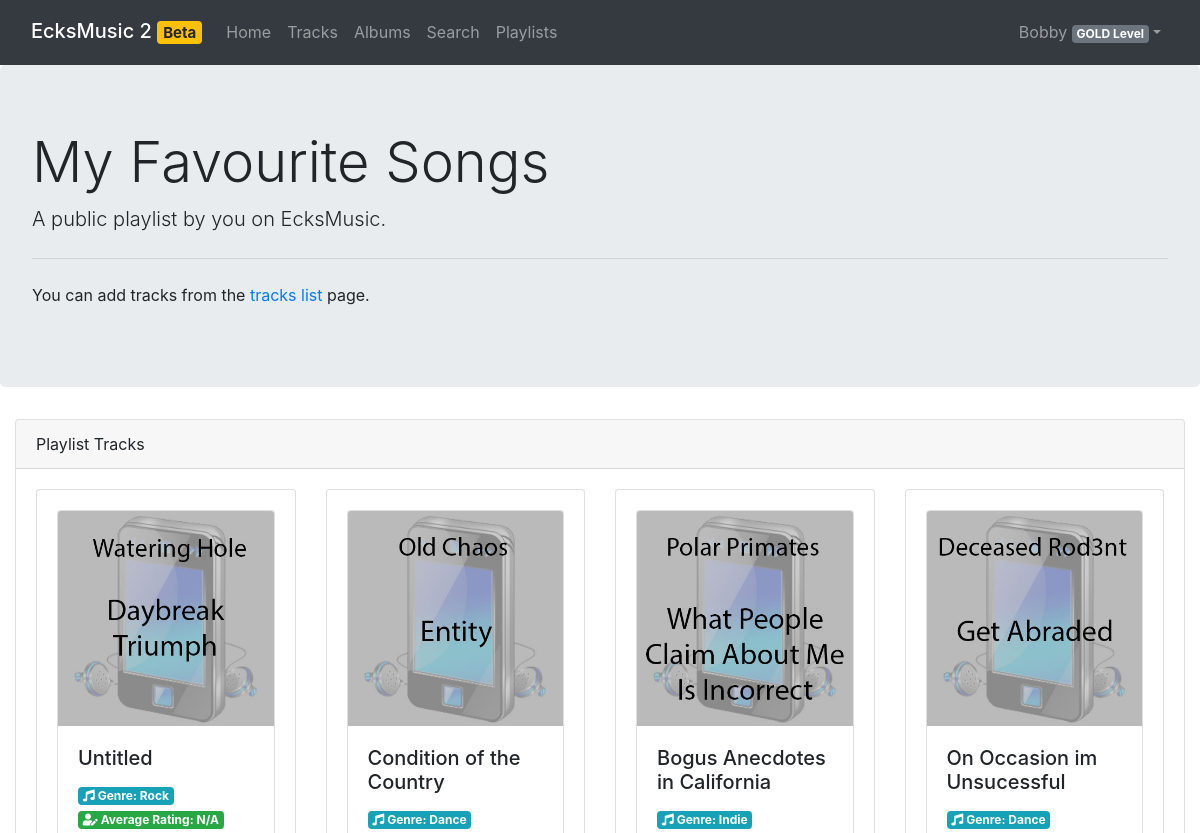
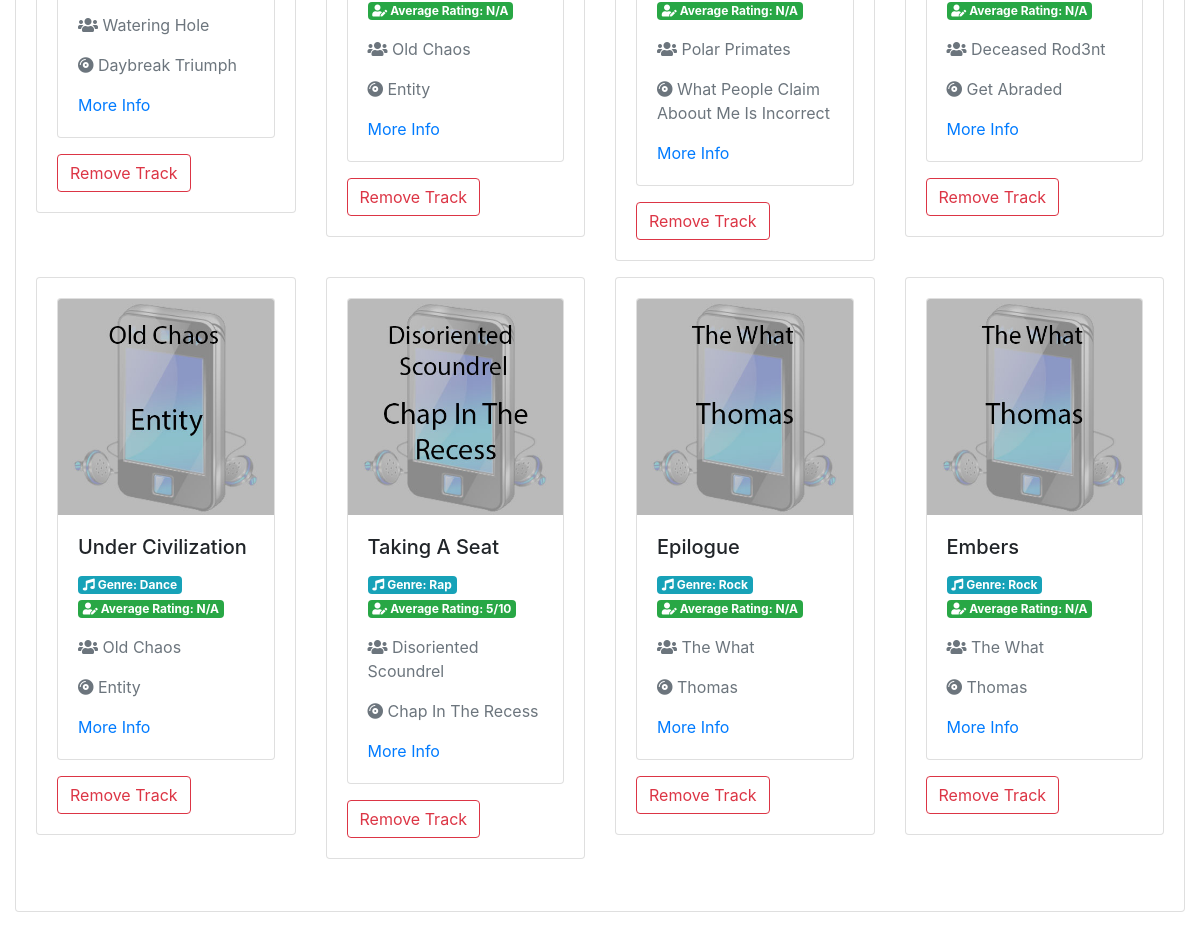
Page /pages/playlist_info.php?id=61 (signed in) on the committed database (2 pictures, top to bottom).
### tables this page shows
CREATE TABLE `users` (
  `id` int(11) NOT NULL,
  `username` varchar(45) NOT NULL,
  `password` varchar(255) NOT NULL,
  `offer_id` int(11) NOT NULL,
  PRIMARY KEY (`id`),
  UNIQUE KEY `id_UNIQUE` (`id`),
  UNIQUE KEY `username_UNIQUE` (`username`),
  KEY `offer_id_idx` (`offer_id`),
  CONSTRAINT `offer_id` FOREIGN KEY (`offer_id`) REFERENCES `offers` (`offer_id`) ON DELETE NO ACTION ON UPDATE NO ACTION
);

CREATE TABLE `playlists` (
  `playlist_id` int(11) NOT NULL AUTO_INCREMENT,
  `owner_id` int(11) NOT NULL,
  `playlist_name` varchar(255) DEFAULT NULL,
  `public` tinyint(4) NOT NULL DEFAULT 0,
  PRIMARY KEY (`playlist_id`),
  KEY `playlist_owner_idx` (`owner_id`),
  CONSTRAINT `playlist_owner` FOREIGN KEY (`owner_id`) REFERENCES `users` (`id`) ON DELETE NO ACTION ON UPDATE NO ACTION
);

CREATE TABLE `playlist_entries` (
  `entry_id` int(11) NOT NULL AUTO_INCREMENT,
  `playlist_id` int(11) NOT NULL,
  `track_id` int(11) NOT NULL,
  PRIMARY KEY (`entry_id`),
  KEY `playlist_idx` (`playlist_id`),
  KEY `track_instance_idx` (`track_id`),
  CONSTRAINT `parent_playlist` FOREIGN KEY (`playlist_id`) REFERENCES `playlists` (`playlist_id`) ON DELETE NO ACTION ON UPDATE NO ACTION,
  CONSTRAINT `track_instance` FOREIGN KEY (`track_id`) REFERENCES `tracks` (`track_id`) ON DELETE NO ACTION ON UPDATE NO ACTION
);

CREATE TABLE `tracks` (
  `track_id` int(11) NOT NULL,
  `artist_id` int(11) DEFAULT NULL,
  `album_id` int(11) DEFAULT NULL,
  `track_name` varchar(255) DEFAULT NULL,
  `description` varchar(255) DEFAULT NULL,
  `image` varchar(255) DEFAULT NULL,
  `thumbnail` varchar(255) DEFAULT NULL,
  `sample` varchar(255) DEFAULT NULL,
  `genre` varchar(225) DEFAULT NULL,
  PRIMARY KEY (`track_id`),
  KEY `artist_idx` (`artist_id`),
  KEY `album_idx` (`album_id`),
  CONSTRAINT `album` FOREIGN KEY (`album_id`) REFERENCES `albums` (`album_id`) ON DELETE NO ACTION ON UPDATE NO ACTION,
  CONSTRAINT `artist` FOREIGN KEY (`artist_id`) REFERENCES `artists` (`artist_id`) ON DELETE NO ACTION ON UPDATE NO ACTION
);

CREATE TABLE `artists` (
  `artist_id` int(11) NOT NULL AUTO_INCREMENT,
  `artist_name` varchar(60) NOT NULL,
  PRIMARY KEY (`artist_id`),
  UNIQUE KEY `artist_name_UNIQUE` (`artist_name`)
);

CREATE TABLE `albums` (
  `album_id` int(11) NOT NULL AUTO_INCREMENT,
  `artist_id` int(11) NOT NULL,
  `album_name` varchar(60) NOT NULL,
  PRIMARY KEY (`album_id`),
  UNIQUE KEY `album_id_UNIQUE` (`artist_id`),
  UNIQUE KEY `album_name_UNIQUE` (`album_name`),
  CONSTRAINT `artist_id` FOREIGN KEY (`artist_id`) REFERENCES `artists` (`artist_id`) ON DELETE NO ACTION ON UPDATE NO ACTION
);

### src/php/reviews.php (called while the page is built, shortened)
<?php
require_once 'auth.php';
require_once 'music.php';
class Reviews {
  private static function rowToReview($Row) {
    return new Review(
      $Row['review_id'],
      $Row['author_id'],
      $Row['username'],
      $Row['track_id'],
      $Row['rating'],
      $Row['review']
    );
  }
  public static function getForTrack(int $TrackId): array {
    global $pdo;
    $q = $pdo->prepare("
    SELECT
        reviews.*, users.username
    FROM
        musicstream.reviews
            JOIN
        users ON users.id = reviews.author_id
    WHERE
    track_id = ?;
    ");
    $result = $q->execute([$TrackId]);
    if ($q->rowCount() == 0) throw new Exception("NoReviews");
    $Reviews = [];
    foreach ($q->fetchAll(PDO::FETCH_ASSOC) as $review) {
      array_push($Reviews, Reviews::rowToReview($review));
    }
    return $Reviews;
  }
  public static function averageRating(int $TrackId) {
    try {
      $TrackReviews = Reviews::getForTrack($TrackId);
    } catch (Exception $e) {
      throw new Exception($e);
    }
    $Ratings = [];
    foreach ($TrackReviews as $Review) {
      array_push($Ratings, $Review->Rating);
    }
    return round(array_sum($Ratings) / count($Ratings));
  }
}

### src/php/playlists.php (called while the page is built, shortened)
<?php
require_once 'music.php';
require_once 'auth.php';
class Playlist
{
  public function __construct(int $Id, int $OwnerId, string $Name, bool $Public)
  {
    global $pdo;
    $this->Id = $Id;
    $this->OwnerId = $OwnerId;
    $this->Name = $Name;
    $this->Tracks = [];
    $this->Public = $Public;
    $this->OwnerName = Users::getUsername($OwnerId);
    $query = $pdo->prepare("SELECT * FROM playlist_entries NATURAL JOIN tracks NATURAL JOIN albums NATURAL JOIN artists WHERE playlist_id = ?");
    $result = $query->execute([$this->Id]);
    foreach ($query->fetchAll(PDO::FETCH_ASSOC) as $Track) {
      array_push($this->Tracks, new Track(
        $Track
      ));
    }
  }
}
class Playlists
{
  static function get(int $Id): Playlist
  {
    global $pdo;
    $query = $pdo->prepare("SELECT * FROM playlists WHERE playlist_id = ?");
    $result = $query->execute([$Id]);
    $playlist = $query->fetch(PDO::FETCH_ASSOC);
    return new Playlist(
      $playlist['playlist_id'],
      $playlist['owner_id'],
      $playlist['playlist_name'],
      boolval($playlist['public'])
    );
  }
}

### src/php/auth.php (called while the page is built, shortened)
<?php
require_once 'offers.php';
require_once 'database.php';
require_once 'playlists.php';
class Users
{
  static function getUsername(int $Id): string
  {
    global $pdo;
    $query = $pdo->prepare("SELECT username FROM users WHERE id = ?");
    $query->execute([$Id]);
    return $query->fetch(PDO::FETCH_ASSOC)['username'];
  }
}

### src/php/music.php (the view, shortened to what this page needs)
<?php
require_once "database.php";
require_once "reviews.php";
class Artist {
  public function __construct(int $Id, string $Name) {
    $this->Name = $Name;
  }
}
class Album {
  public function __construct(int $Id, string $Name, Artist $Artist) {
    $this->Name = $Name;
  }
}
class Track {
  public $Id;
  public $Artist;
  public $Album;
  public $Name;
  public $Genre;
  public $ImagePath;
  public $AverageRating;
  public function __construct($result)
  {
    $this->Id = $result['track_id'];
    $this->Artist = new Artist($result['artist_id'], $result['artist_name']);
    $this->Album = new Album($result['album_id'], $result['album_name'], $this->Artist);
    $this->Name = $result['track_name'];
    $this->Genre = $result['genre'];
    $this->ImagePath = $result['image'];
    try {
      $this->AverageRating = Reviews::averageRating($this->Id) . "/10";
    } catch (Exception $e) {
      $this->AverageRating = "N/A";
    }
  }
  public function prettyPrint() {
    return '
      <div class="card">
        <img class="card-img-top" src="../' . $this->ImagePath . '" alt="Card image cap">
        <div class="card-body">
          <h5 class="card-title">
            ' . $this->Name . '
          </h5>
          <p>
            <span class="badge badge-info"><span class="fas fa-music"></span> Genre: ' . $this->Genre . '</span>
            <span class="badge badge-success"><span class="fas fa-user-edit"></span> Average Rating: ' . $this->AverageRating . '</span>
          </p>
          <p class="text-muted"><span title="Artist" class="fas fa-users"></span> ' . $this->Artist->Name . '</p>
          <p class="text-muted"><span title="Album" class="fas fa-compact-disc"></span> ' . $this->Album->Name . '</p>
          <a href="track.php?id=' . $this->Id . '" class="card-link">More Info</a>
        </div>
      </div>
    ';
  }
}

### src/pages/playlist_info.php (shortened to what this page needs)
<?php
require_once '../php/auth.php';
require_once '../php/playlists.php';
if (isset($_SESSION['User'])) $user = unserialize($_SESSION['User']);
function getPlaylist($Id) {
  try {
    return Playlists::get($_GET['id']);
  } catch (Exception $e) {
    header('Location: playlist.php');
    die();
  }
}
$playlist = getPlaylist($_GET['id']);
?>
<!DOCTYPE html>
<html lang="en">
<head>
  <link rel="stylesheet" href="https://cdn.jsdelivr.net/npm/bootstrap@4.6.0/dist/css/bootstrap.min.css"
>
  <link rel="stylesheet" href="https://cdnjs.cloudflare.com/ajax/libs/font-awesome/5.15.2/css/all.min.css"
/>
  <link rel="stylesheet" href="../css/stylesheet.css"/>
</head>
<body>
<nav class="navbar navbar-expand-md navbar-dark bg-dark sticky-top">
  <div class="container-fluid">
    <h2><a class="navbar-brand" href="../">EcksMusic 2 <span class="badge badge-warning">Beta</span></a></h2>
    <div class="collapse navbar-collapse" id="navbarResponsive">
      <ul class="navbar-nav mr-auto">
        <li class="navbar-item">
          <a class="nav-link" href="../">Home</a>
        </li>
        <li class="navbar-item">
          <a class="nav-link" href="tracks.php">Tracks</a>
        </li>
        <li class="navbar-item">
          <a class="nav-link" href="albums.php">Albums</a>
        </li>
        <li class="navbar-item">
          <a class="nav-link" href="search.php">Search</a>
        </li>
        <li class="navbar-item">
          <a class="nav-link" href="playlist.php">Playlists</a>
        </li>
      </ul>
      <ul class="navbar-nav ml-auto">
        <?php
        echo '<li class="nav-item dropdown">';
        echo '<a class="nav-link dropdown-toggle" href="#" id="navbarDropdownMenuLink" data-toggle="dropdown">';
        echo $user->Username . ' <span class="badge badge-secondary">' . $user->PricingPlan->Name . '</span></a>';
        echo '<div class="dropdown-menu dropdown-menu-right">';
        echo '</div></li>';
        ?>
      </ul>
    </div>
  </div>
</nav>
<div class="jumbotron">
  <h1 class="display-4"><? echo $playlist->Name; ?></h1>
  <p class="lead">A
    <?php
    echo ($playlist->Public ? 'public' : 'private') . ' playlist by ' .
      ($playlist->OwnerId == $user->Id ? 'you' : $playlist->OwnerName); ?>
    on EcksMusic.</p>
  <hr class="my-4">
  <p>
    You can add tracks from the <a href="tracks.php">tracks list</a> page.
  </p>
</div>
<div class="container-fluid">
  <div class="card card-fluid">
    <div class="card-header">
      Playlist Tracks
    </div>
    <div class="card-body">
      <div class="row">
        <?php
          if (count($playlist->Tracks) == 0) {
            if ($playlist->OwnerId == $user->Id) {
              echo '
              <div class="col-md-12">
                <div class="card">
                  <div class="card-body">
                    <h5 class="card-title">No Tracks</h5>
                    <p class="card-text">
                      This playlist doesn\'t have any tracks,
                      you can add them from the <a href="tracks.php">tracks page</a>.
                    </p>
                    <form action="#" method="post">
                      <button name="randomTracks" type="submit" class="btn btn-warning">Add 10 Random Tracks</button>
                    </form>
                  </div>
                </div>
              </div>
              ';
            } else {
                echo '
                <div class="col-md-12">
                  <div class="card">
                    <div class="card-body">
                      <h5 class="card-title">No Tracks</h5>
                      <p class="card-text">
                        The owner of this playlist hasn\'t added any tracks yet.
                      </p>
                    </div>
                  </div>
                </div>
                ';
            }
          } else {
            foreach ($playlist->Tracks as $Track) {
              if ($playlist->OwnerId == $user->Id) {
                echo '
                <div class="col-md-3">
                  <div class="card">
                    <div class="card-body">
                      ' . $Track->prettyPrint() . '
                      <form action="#" method="post">
                        <input type="hidden" name="deleteTrackId" id="deleteTrackId" value="' . $Track->Id . '"/>
                        <button type="submit" class="btn btn-outline-danger">Remove Track</button>
                      </form>
                    </div>
                  </div>
                </div>
              ';
              }
              else
              {
                echo '
                <div class="col-md-3">
                  ' . $Track->prettyPrint() . '
                </div>
                ';
              }
            }
          }
        ?>
      </div>
    </div>
  </div>
</div>
</body>
</html>

### src/css/stylesheet.css (style rules this page uses)
.row, .card { margin-bottom: 1rem; }

### rows in the picture
users: username "Bobby"
playlists: playlist_name "My Favourite Songs"
playlist_entries: track.image (picture), track.track_name "Untitled", track.genre "Rock", AverageRating "N/A", artists.artist_name "Watering Hole", albums.album_name "Daybreak Triumph"
playlist_entries: track.image (picture), track.track_name "Condition of the Country", track.genre "Dance", AverageRating "N/A", artists.artist_name "Old Chaos", albums.album_name "Entity"
playlist_entries: track.image (picture), track.track_name "Bogus Anecdotes in California", track.genre "Indie", AverageRating "N/A", artists.artist_name "Polar Primates", albums.album_name "What People Claim Aboout Me Is Incorrect"
playlist_entries: track.image (picture), track.track_name "On Occasion im Unsucessful", track.genre "Dance", AverageRating "N/A", artists.artist_name "Deceased Rod3nt", albums.album_name "Get Abraded"
playlist_entries: track.image (picture), track.track_name "Under Civilization", track.genre "Dance", AverageRating "N/A", artists.artist_name "Old Chaos", albums.album_name "Entity"
playlist_entries: track.image (picture), track.track_name "Taking A Seat", track.genre "Rap", AverageRating "5/10", artists.artist_name "Disoriented Scoundrel", albums.album_name "Chap In The Recess"
playlist_entries: track.image (picture), track.track_name "Epilogue", track.genre "Rock", AverageRating "N/A", artists.artist_name "The What", albums.album_name "Thomas"
playlist_entries: track.image (picture), track.track_name "Embers", track.genre "Rock", AverageRating "N/A", artists.artist_name "The What", albums.album_name "Thomas"

### other values in the picture
$user->PricingPlan->Name "GOLD Level"
